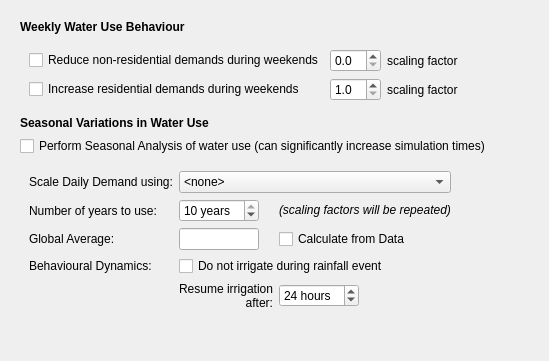
                <widget class="QWidget" name="scrollAreaWidgetContents_6">
                 <property name="geometry">
                  <rect>
                   <x>0</x>
                   <y>0</y>
                   <width>549</width>
                   <height>361</height>
                  </rect>
                 </property>
                 <layout class="QVBoxLayout" name="verticalLayout_37">
                  <item>
                   <layout class="QVBoxLayout" name="verticalLayout_34">
                    <property name="margin">
                     <number>9</number>
                    </property>
                    <item>
                     <widget class="QLabel" name="weekly_title">
                      <property name="text">
                       <string>&lt;html&gt;&lt;head/&gt;&lt;body&gt;&lt;p&gt;&lt;span style=&quot; font-weight:600;&quot;&gt;Weekly Water Use Behaviour&lt;/span&gt;&lt;/p&gt;&lt;/body&gt;&lt;/html&gt;</string>
                      </property>
                     </widget>
                    </item>
                    <item>
                     <widget class="QWidget" name="weekly_widget" native="true">
                      <layout class="QGridLayout" name="gridLayout_25">
                       <item row="1" column="1">
                        <widget class="QDoubleSpinBox" name="weekly_increaseres_spin">
                         <property name="decimals">
                          <number>1</number>
                         </property>
                         <property name="minimum">
                          <double>1.000000000000000</double>
                         </property>
                         <property name="maximum">
                          <double>20.000000000000000</double>
                         </property>
                        </widget>
                       </item>
                       <item row="0" column="1">
                        <widget class="QDoubleSpinBox" name="weekly_reducenres_spin">
                         <property name="suffix">
                          <string/>
                         </property>
                         <property name="decimals">
                          <number>1</number>
                         </property>
                         <property name="maximum">
                          <double>1.000000000000000</double>
                         </property>
                        </widget>
                       </item>
                       <item row="0" column="0">
                        <widget class="QCheckBox" name="weekly_reducenres_check">
                         <property name="text">
                          <string>Reduce non-residential demands during weekends</string>
                         </property>
                        </widget>
                       </item>
                       <item row="1" column="0">
                        <widget class="QCheckBox" name="weekly_increaseres_check">
                         <property name="text">
                          <string>Increase residential demands during weekends</string>
                         </property>
                        </widget>
                       </item>
                       <item row="1" column="2">
                        <widget class="QLabel" name="weekly_weekend_lbl_3">
                         <property name="text">
                          <string>scaling factor</string>
                         </property>
                        </widget>
                       </item>
                       <item row="0" column="2">
                        <widget class="QLabel" name="weekly_weekend_lbl_2">
                         <property name="text">
                          <string>scaling factor</string>
                         </property>
                        </widget>
                       </item>
                       <item row="0" column="3">
                        <spacer name="horizontalSpacer_106">
                         <property name="orientation">
                          <enum>Qt::Horizontal</enum>
                         </property>
                         <property name="sizeHint" stdset="0">
                          <size>
                           <width>40</width>
                           <height>20</height>
                          </size>
                         </property>
                        </spacer>
                       </item>
                       <item row="1" column="3">
                        <spacer name="horizontalSpacer_112">
                         <property name="orientation">
                          <enum>Qt::Horizontal</enum>
                         </property>
                         <property name="sizeHint" stdset="0">
                          <size>
                           <width>40</width>
                           <height>20</height>
                          </size>
                         </property>
                        </spacer>
                       </item>
                      </layout>
                     </widget>
                    </item>
                    <item>
                     <widget class="QLabel" name="seasonal_title">
                      <property name="text">
                       <string>&lt;html&gt;&lt;head/&gt;&lt;body&gt;&lt;p&gt;&lt;span style=&quot; font-weight:600;&quot;&gt;Seasonal Variations in Water Use&lt;/span&gt;&lt;/p&gt;&lt;/body&gt;&lt;/html&gt;</string>
                      </property>
                     </widget>
                    </item>
                    <item>
                     <widget class="QCheckBox" name="seasonal_check">
                      <property name="text">
                       <string>Perform Seasonal Analysis of water use (can significantly increase simulation times)</string>
                      </property>
                     </widget>
                    </item>
                    <item>
                     <widget class="QWidget" name="seasonal_widget" native="true">
                      <layout class="QGridLayout" name="gridLayout_27">
                       <item row="4" column="0">
                        <widget class="QLabel" name="seasonal_behaviour">
                         <property name="text">
                          <string>Behavioural Dynamics:</string>
                         </property>
                        </widget>
                       </item>
                       <item row="6" column="1">
                        <widget class="QLabel" name="seasonal_irrigateresume_lbl">
                         <property name="text">
                          <string>&lt;html&gt;&lt;head/&gt;&lt;body&gt;&lt;p align=&quot;right&quot;&gt;Resume irrigation after:&lt;/p&gt;&lt;/body&gt;&lt;/html&gt;</string>
                         </property>
                         <property name="wordWrap">
                          <bool>true</bool>
                         </property>
                        </widget>
                       </item>
                       <item row="4" column="1" colspan="2">
                        <widget class="QCheckBox" name="seasonal_noirrigaterain_check">
                         <property name="text">
                          <string>Do not irrigate during rainfall event</string>
                         </property>
                        </widget>
                       </item>
                       <item row="6" column="2">
                        <widget class="QSpinBox" name="seasonal_irrigateresume_spin">
                         <property name="maximumSize">
                          <size>
                           <width>80</width>
                           <height>16777215</height>
                          </size>
                         </property>
                         <property name="suffix">
                          <string> hours</string>
                         </property>
                         <property name="maximum">
                          <number>72</number>
                         </property>
                         <property name="value">
                          <number>24</number>
                         </property>
                        </widget>
                       </item>
                       <item row="2" column="1">
                        <widget class="QSpinBox" name="seasonal_numyears_spin">
                         <property name="maximumSize">
                          <size>
                           <width>80</width>
                           <height>16777215</height>
                          </size>
                         </property>
                         <property name="suffix">
                          <string> years</string>
                         </property>
                         <property name="minimum">
                          <number>1</number>
                         </property>
                         <property name="maximum">
                          <number>10</number>
                         </property>
                         <property name="value">
                          <number>10</number>
                         </property>
                        </widget>
                       </item>
                       <item row="2" column="2">
                        <widget class="QLabel" name="seasonal_numyears_lbl2">
                         <property name="text">
                          <string>&lt;html&gt;&lt;head/&gt;&lt;body&gt;&lt;p&gt;&lt;span style=&quot; font-style:italic;&quot;&gt;(scaling factors will be repeated)&lt;/span&gt;&lt;/p&gt;&lt;/body&gt;&lt;/html&gt;</string>
                         </property>
                        </widget>
                       </item>
                       <item row="3" column="2">
                        <widget class="QCheckBox" name="seasonal_globalavg_check">
                         <property name="text">
                          <string>Calculate from Data</string>
                         </property>
                        </widget>
                       </item>
                       <item row="3" column="0">
                        <widget class="QLabel" name="seasonal_globalavg_lbl">
                         <property name="text">
                          <string>Global Average:</string>
                         </property>
                        </widget>
                       </item>
                       <item row="2" column="0">
                        <widget class="QLabel" name="seasonal_numyears_lbl">
                         <property name="text">
                          <string>Number of years to use:</string>
                         </property>
                        </widget>
                       </item>
                       <item row="1" column="0">
                        <widget class="QLabel" name="seasonal_scaledata_lbl">
                         <property name="text">
                          <string>Scale Daily Demand using:</string>
                         </property>
                        </widget>
                       </item>
                       <item row="1" column="1" colspan="2">
                        <widget class="QComboBox" name="seasonal_scaledata_combo">
                         <item>
                          <property name="text">
                           <string>&lt;none&gt;</string>
                          </property>
                         </item>
                        </widget>
                       </item>
                       <item row="3" column="1">
                        <widget class="QLineEdit" name="seasonal_globalavg_box">
                         <property name="maximumSize">
                          <size>
                           <width>80</width>
                           <height>16777215</height>
                          </size>
                         </property>
                        </widget>
                       </item>
                       <item row="2" column="3">
                        <spacer name="horizontalSpacer_107">
                         <property name="orientation">
                          <enum>Qt::Horizontal</enum>
                         </property>
                         <property name="sizeHint" stdset="0">
                          <size>
                           <width>40</width>
                           <height>20</height>
                          </size>
                         </property>
                        </spacer>
                       </item>
                       <item row="1" column="3">
                        <spacer name="horizontalSpacer_108">
                         <property name="orientation">
                          <enum>Qt::Horizontal</enum>
                         </property>
                         <property name="sizeHint" stdset="0">
                          <size>
                           <width>40</width>
                           <height>20</height>
                          </size>
                         </property>
                        </spacer>
                       </item>
                       <item row="3" column="3">
                        <spacer name="horizontalSpacer_109">
                         <property name="orientation">
                          <enum>Qt::Horizontal</enum>
                         </property>
                         <property name="sizeHint" stdset="0">
                          <size>
                           <width>40</width>
                           <height>20</height>
                          </size>
                         </property>
                        </spacer>
                       </item>
                       <item row="4" column="3">
                        <spacer name="horizontalSpacer_110">
                         <property name="orientation">
                          <enum>Qt::Horizontal</enum>
                         </property>
                         <property name="sizeHint" stdset="0">
                          <size>
                           <width>40</width>
                           <height>20</height>
                          </size>
                         </property>
                        </spacer>
                       </item>
                       <item row="6" column="3">
                        <spacer name="horizontalSpacer_111">
                         <property name="orientation">
                          <enum>Qt::Horizontal</enum>
                         </property>
                         <property name="sizeHint" stdset="0">
                          <size>
                           <width>40</width>
                           <height>20</height>
                          </size>
                         </property>
                        </spacer>
                       </item>
                      </layout>
                     </widget>
                    </item>
                    <item>
                     <spacer name="verticalSpacer_5">
                      <property name="orientation">
                       <enum>Qt::Vertical</enum>
                      </property>
                      <property name="sizeHint" stdset="0">
                       <size>
                        <width>20</width>
                        <height>40</height>
                       </size>
                      </property>
                     </spacer>
                    </item>
                   </layout>
                  </item>
                 </layout>
                </widget>
